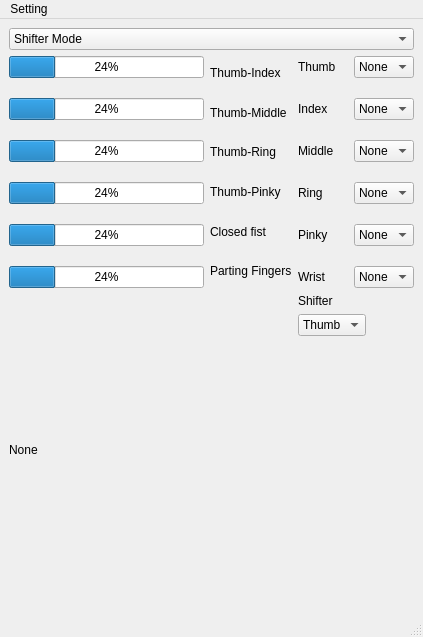
<?xml version="1.0" encoding="UTF-8"?>
<ui version="4.0">
 <class>AnglesValues</class>
 <widget class="QMainWindow" name="AnglesValues">
  <property name="geometry">
   <rect>
    <x>0</x>
    <y>0</y>
    <width>423</width>
    <height>637</height>
   </rect>
  </property>
  <property name="windowTitle">
   <string>Angle Value</string>
  </property>
  <property name="animated">
   <bool>true</bool>
  </property>
  <widget class="QWidget" name="centralwidget">
   <layout class="QGridLayout" name="gridLayout">
    <item row="2" column="2" colspan="4">
     <layout class="QFormLayout" name="ShifterLayout">
      <item row="0" column="0">
       <widget class="QLabel" name="ShifterLabel">
        <property name="text">
         <string>Shifter</string>
        </property>
       </widget>
      </item>
      <item row="1" column="0">
       <widget class="QComboBox" name="FingerShifter">
        <item>
         <property name="text">
          <string>Thumb</string>
         </property>
        </item>
        <item>
         <property name="text">
          <string>Index</string>
         </property>
        </item>
        <item>
         <property name="text">
          <string>Middle</string>
         </property>
        </item>
        <item>
         <property name="text">
          <string>Ring</string>
         </property>
        </item>
        <item>
         <property name="text">
          <string>Pinky</string>
         </property>
        </item>
        <item>
         <property name="text">
          <string>Wrist</string>
         </property>
        </item>
       </widget>
      </item>
     </layout>
    </item>
    <item row="0" column="0" colspan="6">
     <widget class="QComboBox" name="ModeSelector">
      <item>
       <property name="text">
        <string>Shifter Mode</string>
       </property>
      </item>
      <item>
       <property name="text">
        <string>All fingers used</string>
       </property>
      </item>
      <item>
       <property name="text">
        <string>Advanced Movements</string>
       </property>
      </item>
     </widget>
    </item>
    <item row="1" column="0">
     <layout class="QVBoxLayout" name="ProgessLayout">
      <property name="spacing">
       <number>20</number>
      </property>
      <item>
       <widget class="QProgressBar" name="ThumbValue">
        <property name="value">
         <number>24</number>
        </property>
       </widget>
      </item>
      <item>
       <widget class="QProgressBar" name="IndexValue">
        <property name="value">
         <number>24</number>
        </property>
       </widget>
      </item>
      <item>
       <widget class="QProgressBar" name="MiddleValue">
        <property name="value">
         <number>24</number>
        </property>
       </widget>
      </item>
      <item>
       <widget class="QProgressBar" name="RingValue">
        <property name="value">
         <number>24</number>
        </property>
       </widget>
      </item>
      <item>
       <widget class="QProgressBar" name="PinkyValue">
        <property name="value">
         <number>24</number>
        </property>
       </widget>
      </item>
      <item>
       <widget class="QProgressBar" name="WristValue">
        <property name="value">
         <number>24</number>
        </property>
       </widget>
      </item>
     </layout>
    </item>
    <item row="2" column="0">
     <layout class="QVBoxLayout" name="verticalLayout">
      <item>
       <widget class="QLabel" name="CurrentKey">
        <property name="text">
         <string>None</string>
        </property>
       </widget>
      </item>
     </layout>
    </item>
    <item row="1" column="2">
     <layout class="QVBoxLayout" name="FingersLayout">
      <property name="spacing">
       <number>20</number>
      </property>
      <item>
       <widget class="QLabel" name="ThumbLabel">
        <property name="text">
         <string>Thumb</string>
        </property>
       </widget>
      </item>
      <item>
       <widget class="QLabel" name="IndexLabel">
        <property name="text">
         <string>Index</string>
        </property>
       </widget>
      </item>
      <item>
       <widget class="QLabel" name="MiddleLabel">
        <property name="text">
         <string>Middle</string>
        </property>
       </widget>
      </item>
      <item>
       <widget class="QLabel" name="RingLabel">
        <property name="text">
         <string>Ring</string>
        </property>
       </widget>
      </item>
      <item>
       <widget class="QLabel" name="PinkyLabel">
        <property name="text">
         <string>Pinky</string>
        </property>
       </widget>
      </item>
      <item>
       <widget class="QLabel" name="WristLabel">
        <property name="text">
         <string>Wrist</string>
        </property>
       </widget>
      </item>
     </layout>
    </item>
    <item row="1" column="4" colspan="2">
     <layout class="QVBoxLayout" name="KeysLayout">
      <property name="spacing">
       <number>20</number>
      </property>
      <item>
       <widget class="QComboBox" name="ThumbKey">
        <item>
         <property name="text">
          <string>None</string>
         </property>
        </item>
        <item>
         <property name="text">
          <string>Alt</string>
         </property>
        </item>
        <item>
         <property name="text">
          <string>Win</string>
         </property>
        </item>
        <item>
         <property name="text">
          <string>Ctrl</string>
         </property>
        </item>
        <item>
         <property name="text">
          <string>Tab</string>
         </property>
        </item>
        <item>
         <property name="text">
          <string>Shift</string>
         </property>
        </item>
        <item>
         <property name="text">
          <string>Caps</string>
         </property>
        </item>
        <item>
         <property name="text">
          <string>Esc</string>
         </property>
        </item>
       </widget>
      </item>
      <item>
       <widget class="QComboBox" name="IndexKey">
        <item>
         <property name="text">
          <string>None</string>
         </property>
        </item>
        <item>
         <property name="text">
          <string>Alt</string>
         </property>
        </item>
        <item>
         <property name="text">
          <string>Win</string>
         </property>
        </item>
        <item>
         <property name="text">
          <string>Ctrl</string>
         </property>
        </item>
        <item>
         <property name="text">
          <string>Tab</string>
         </property>
        </item>
        <item>
         <property name="text">
          <string>Shift</string>
         </property>
        </item>
        <item>
         <property name="text">
          <string>Caps</string>
         </property>
        </item>
        <item>
         <property name="text">
          <string>Esc</string>
         </property>
        </item>
       </widget>
      </item>
      <item>
       <widget class="QComboBox" name="MiddleKey">
        <item>
         <property name="text">
          <string>None</string>
         </property>
        </item>
        <item>
         <property name="text">
          <string>Alt</string>
         </property>
        </item>
        <item>
         <property name="text">
          <string>Win</string>
         </property>
        </item>
        <item>
         <property name="text">
          <string>Tab</string>
         </property>
        </item>
        <item>
         <property name="text">
          <string>Shift</string>
         </property>
        </item>
        <item>
         <property name="text">
          <string>Caps</string>
         </property>
        </item>
        <item>
         <property name="text">
          <string>Esc</string>
         </property>
        </item>
       </widget>
      </item>
      <item>
       <widget class="QComboBox" name="RingKey">
        <item>
         <property name="text">
          <string>None</string>
         </property>
        </item>
        <item>
         <property name="text">
          <string>Alt</string>
         </property>
        </item>
        <item>
         <property name="text">
          <string>Win</string>
         </property>
        </item>
        <item>
         <property name="text">
          <string>Ctrl</string>
         </property>
        </item>
        <item>
         <property name="text">
          <string>Tab</string>
         </property>
        </item>
        <item>
         <property name="text">
          <string>Shift</string>
         </property>
        </item>
        <item>
         <property name="text">
          <string>Caps</string>
         </property>
        </item>
        <item>
         <property name="text">
          <string>Esc</string>
         </property>
        </item>
       </widget>
      </item>
      <item>
       <widget class="QComboBox" name="PinkyKey">
        <item>
         <property name="text">
          <string>None</string>
         </property>
        </item>
        <item>
         <property name="text">
          <string>Alt</string>
         </property>
        </item>
        <item>
         <property name="text">
          <string>Win</string>
         </property>
        </item>
        <item>
         <property name="text">
          <string>Ctrl</string>
         </property>
        </item>
        <item>
         <property name="text">
          <string>Tab</string>
         </property>
        </item>
        <item>
         <property name="text">
          <string>Shift</string>
         </property>
        </item>
        <item>
         <property name="text">
          <string>Caps</string>
         </property>
        </item>
        <item>
         <property name="text">
          <string>Esc</string>
         </property>
        </item>
       </widget>
      </item>
      <item>
       <widget class="QComboBox" name="WristKey">
        <item>
         <property name="text">
          <string>None</string>
         </property>
        </item>
        <item>
         <property name="text">
          <string>Alt</string>
         </property>
        </item>
        <item>
         <property name="text">
          <string>Win</string>
         </property>
        </item>
        <item>
         <property name="text">
          <string>Ctrl</string>
         </property>
        </item>
        <item>
         <property name="text">
          <string>Tab</string>
         </property>
        </item>
        <item>
         <property name="text">
          <string>Shift</string>
         </property>
        </item>
        <item>
         <property name="text">
          <string>Caps</string>
         </property>
        </item>
        <item>
         <property name="text">
          <string>Esc</string>
         </property>
        </item>
       </widget>
      </item>
     </layout>
    </item>
    <item row="1" column="1">
     <layout class="QVBoxLayout" name="verticalLayout_4">
      <item>
       <widget class="QLabel" name="ThumbIndex">
        <property name="text">
         <string>Thumb-Index</string>
        </property>
       </widget>
      </item>
      <item>
       <widget class="QLabel" name="ThumbMiddle">
        <property name="text">
         <string>Thumb-Middle</string>
        </property>
       </widget>
      </item>
      <item>
       <widget class="QLabel" name="ThumbRing">
        <property name="text">
         <string>Thumb-Ring</string>
        </property>
       </widget>
      </item>
      <item>
       <widget class="QLabel" name="ThumbPinky">
        <property name="text">
         <string>Thumb-Pinky</string>
        </property>
       </widget>
      </item>
      <item>
       <widget class="QLabel" name="Fist">
        <property name="text">
         <string>Closed fist</string>
        </property>
       </widget>
      </item>
      <item>
       <widget class="QLabel" name="partingFingers">
        <property name="text">
         <string>Parting Fingers</string>
        </property>
       </widget>
      </item>
     </layout>
    </item>
   </layout>
  </widget>
  <widget class="QMenuBar" name="menubar">
   <property name="geometry">
    <rect>
     <x>0</x>
     <y>0</y>
     <width>423</width>
     <height>21</height>
    </rect>
   </property>
   <widget class="QMenu" name="menuSetting_2">
    <property name="title">
     <string>Setting</string>
    </property>
    <addaction name="actionAcces_setting"/>
   </widget>
   <addaction name="menuSetting_2"/>
  </widget>
  <widget class="QStatusBar" name="statusbar"/>
  <action name="actionAcces_setting">
   <property name="text">
    <string>Acces setting</string>
   </property>
  </action>
 </widget>
 <resources/>
 <connections/>
</ui>
